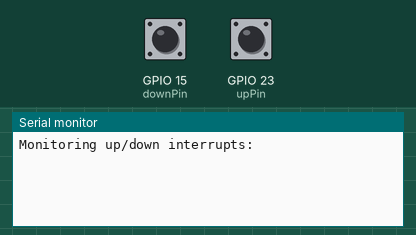
A program run on a simulated ESP32. On the bench: the last lines printed to the serial monitor. Inputs (shaded band) come from the test bench; at power-on: GPIO 23 (upPin) HIGH, GPIO 15 (downPin) HIGH.

Above: at 1.2 s.
1.3 s: GPIO 23 (upPin) pulled LOW for 0.15 s
At 2.3 s:
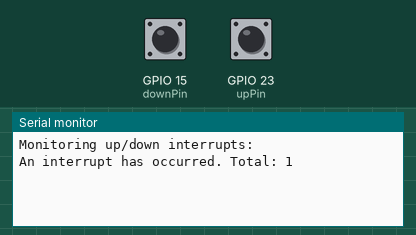
2.9 s: GPIO 23 (upPin) pulled LOW for 1 s
At 3.6 s:
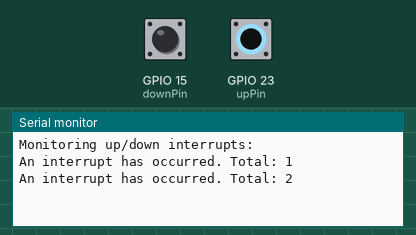

The program:

main.cpp
```cpp
/*
 * Esempio: gestione di un interrupt esterno sul pin 23
 */
#include <Arduino.h>
#include <ISR/isr.h>

const byte upPin = 23;
const byte downPin = 15;

extern volatile int interruptCounter;
int numberOfInterrupts = 0;


void setup()
{
  Serial.begin(115200);
  Serial.println("Monitoring up/down interrupts: ");

  pinMode(upPin, INPUT_PULLUP);
  attachInterrupt(digitalPinToInterrupt(upPin), handleInterruptUp, FALLING);

  pinMode(downPin, INPUT_PULLUP);
  attachInterrupt(digitalPinToInterrupt(downPin), handleInterruptDown, FALLING);
}

void loop()
{
  if (interruptCounter > 0)
  {
    numberOfInterrupts += interruptCounter;
    interruptCounter = 0;
    Serial.print("An interrupt has occurred. Total: ");
    Serial.println(numberOfInterrupts);
  }
}
```

downIsr.cpp
```cpp
#include <ISR/isr.h>

// definition of the interrupt handling routine
void IRAM_ATTR handleInterruptDown()
{
  interruptCounter--;
}
```

isr.h
```cpp
#ifndef ISR_H
#define ISR_H

#include <Arduino.h>

// variabile di conteggio degli eventi, condivisa
extern volatile int interruptCounter;

// file degli header delle function

// declaration of the interrupt handling routine on falling of upPin
void IRAM_ATTR handleInterruptUp();

// declaration of the interrupt handling routine on falling of downPin
void IRAM_ATTR handleInterruptDown();

#endif
```

isrVar.cpp
```cpp
#include <ISR/isr.h>

volatile int interruptCounter = 0;
```

upIsr.cpp
```cpp
#include <ISR/isr.h>

// definition of the interrupt handling routine
void IRAM_ATTR handleInterruptUp()
{
  interruptCounter++;
}
```

Measured:
- after the input at 1.3 s, the serial monitor: prints a new line at once (image 1)
- after the input at 2.9 s, the serial monitor: prints a new line at once (image 2)
